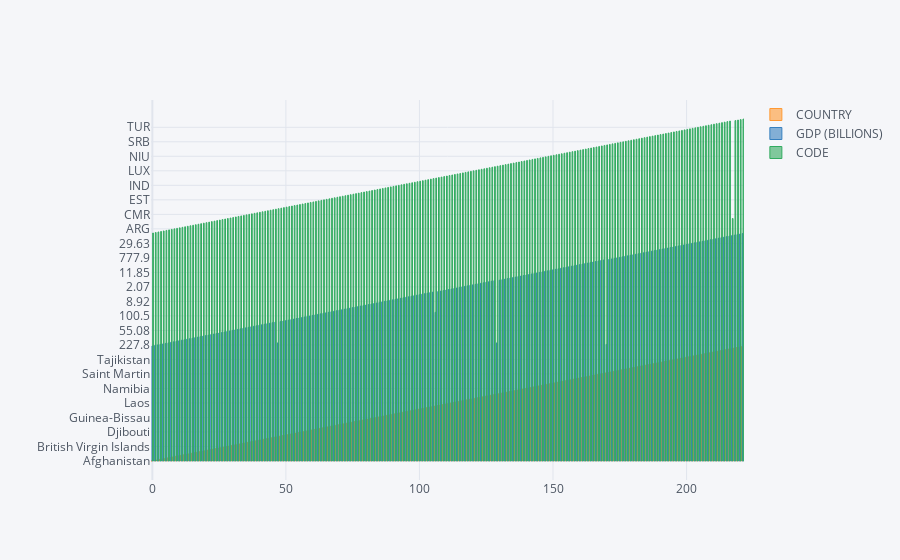

The notebook cell saved with this chart:
### Code cell
main(cat)

### Figure 1 — Plotly figure (JSON) as saved in the notebook; plotly's stock layout.template omitted (floating-point values rounded to 4 significant figures; data arrays with more than 128 entries replaced by an {"elided": "..."} marker saying what was removed)
{"data": [{"marker": {"color": "rgba(255, 153, 51, 0.6)", "line": {"color": "rgba(255, 153, 51, 1.0)", "width": 1}}, "name": "COUNTRY", "orientation": "v", "text": "", "type": "bar", "x": {"elided": "222 int values"}, "y": {"elided": "222 str values"}}, {"marker": {"color": "rgba(55, 128, 191, 0.6)", "line": {"color": "rgba(55, 128, 191, 1.0)", "width": 1}}, "name": "GDP (BILLIONS)", "orientation": "v", "text": "", "type": "bar", "x": {"elided": "222 int values"}, "y": {"elided": "222 float values"}}, {"marker": {"color": "rgba(50, 171, 96, 0.6)", "line": {"color": "rgba(50, 171, 96, 1.0)", "width": 1}}, "name": "CODE", "orientation": "v", "text": "", "type": "bar", "x": {"elided": "222 int values"}, "y": {"elided": "222 str values"}}], "layout": {"legend": {"bgcolor": "#F5F6F9", "font": {"color": "#4D5663"}}, "paper_bgcolor": "#F5F6F9", "plot_bgcolor": "#F5F6F9", "title": {"font": {"color": "#4D5663"}}, "xaxis": {"gridcolor": "#E1E5ED", "showgrid": true, "tickfont": {"color": "#4D5663"}, "title": {"font": {"color": "#4D5663"}, "text": ""}, "zerolinecolor": "#E1E5ED"}, "yaxis": {"gridcolor": "#E1E5ED", "showgrid": true, "tickfont": {"color": "#4D5663"}, "title": {"font": {"color": "#4D5663"}, "text": ""}, "zerolinecolor": "#E1E5ED"}}}
